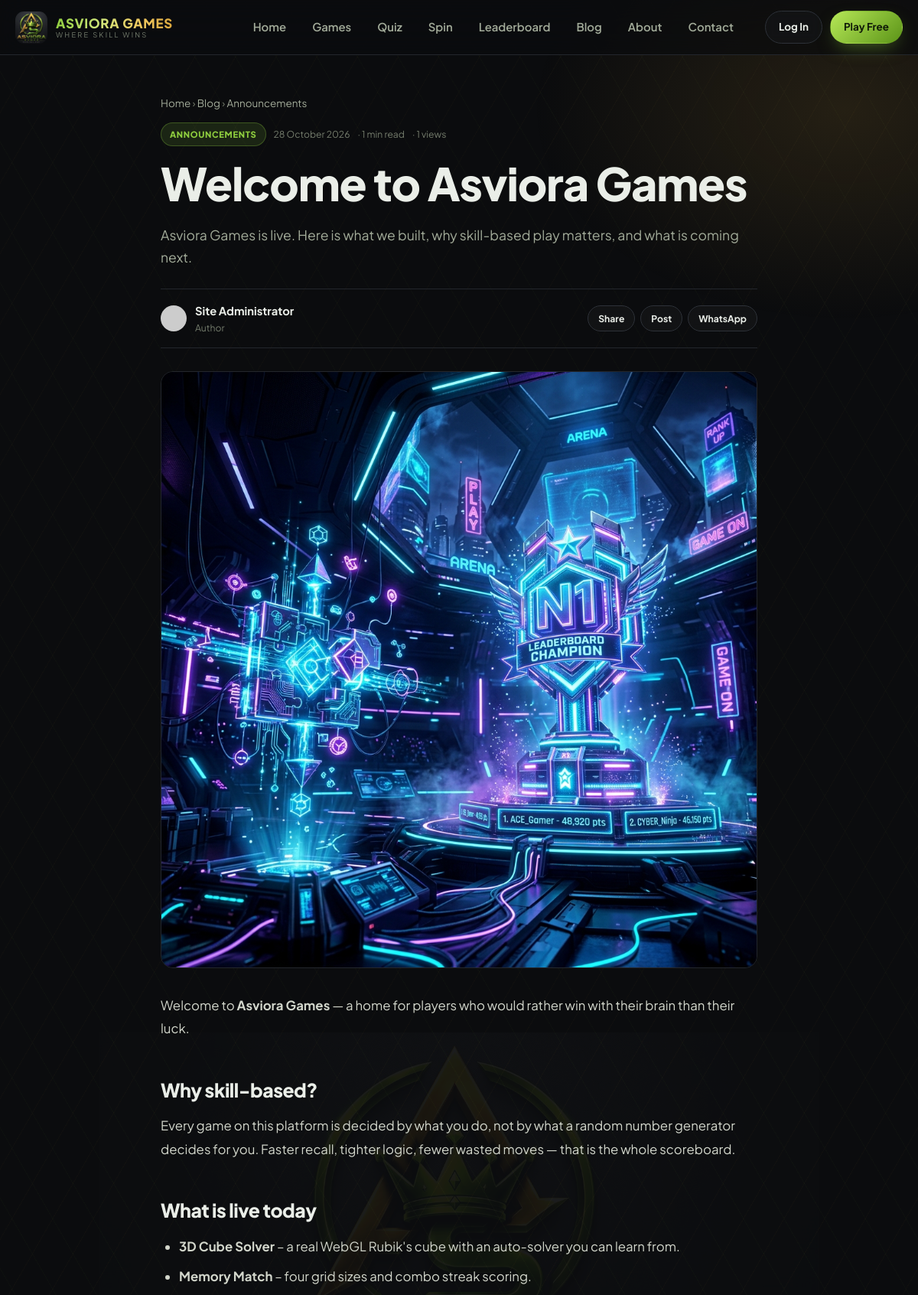
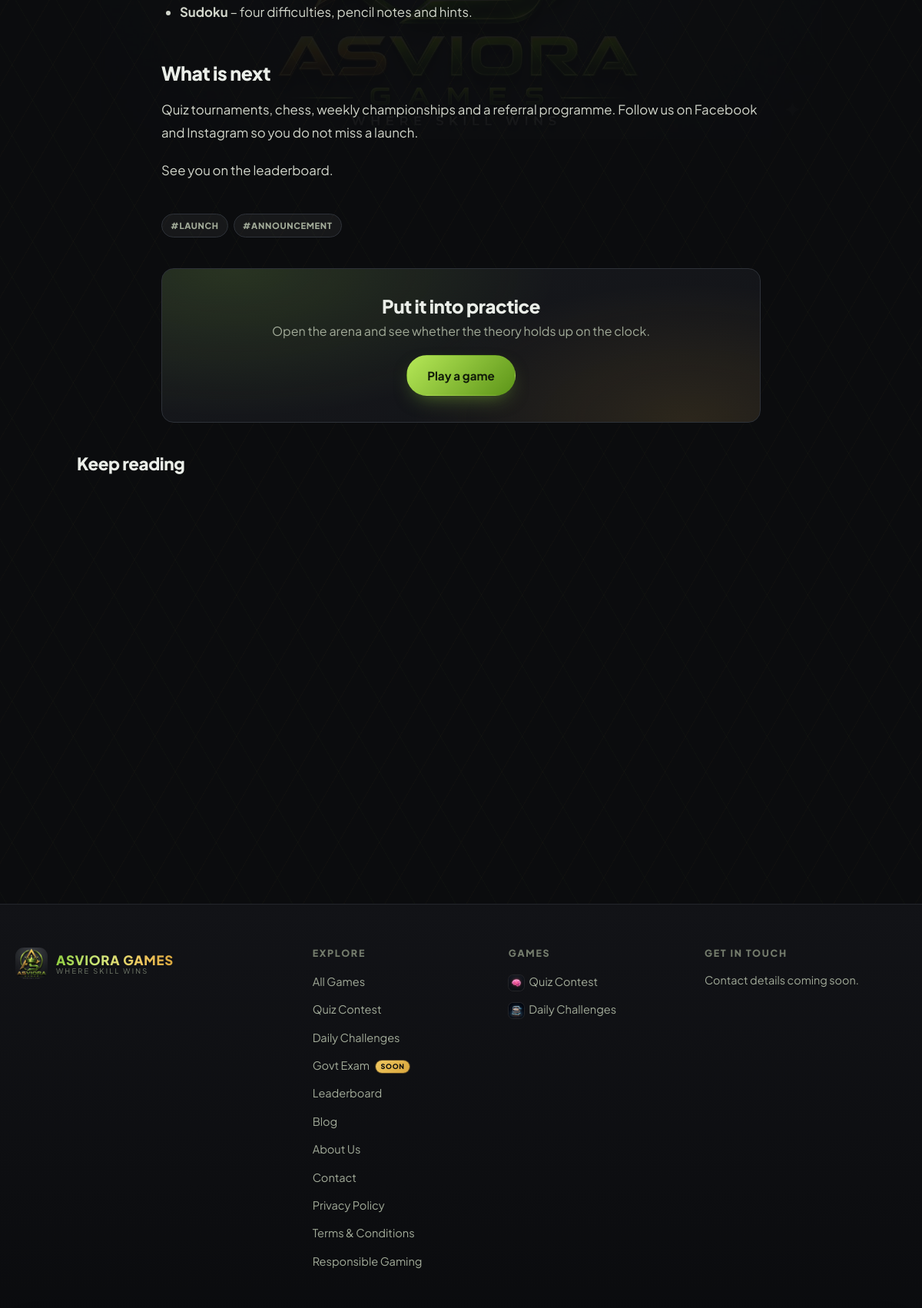
Screenshot of /post.php?slug=welcome-to-asviora-games (upper part) with the database file from the repository (2 pictures, top to bottom).
### tables this page shows
CREATE TABLE `blog_posts` (
  `id`            INT UNSIGNED NOT NULL AUTO_INCREMENT,
  `title`         VARCHAR(200) NOT NULL,
  `slug`          VARCHAR(220) NOT NULL,
  `excerpt`       VARCHAR(400) DEFAULT NULL,
  `content`       LONGTEXT,
  `cover_image`   VARCHAR(255) DEFAULT NULL,
  `category_id`   INT UNSIGNED DEFAULT NULL,
  `author_id`     INT UNSIGNED DEFAULT NULL COMMENT 'admins.id',
  `tags`          VARCHAR(255) DEFAULT NULL,
  `meta_title`    VARCHAR(200) DEFAULT NULL,
  `meta_desc`     VARCHAR(300) DEFAULT NULL,
  `status`        ENUM('draft','published') NOT NULL DEFAULT 'draft',
  `is_featured`   TINYINT(1)   NOT NULL DEFAULT 0,
  `views`         INT UNSIGNED NOT NULL DEFAULT 0,
  `published_at`  DATETIME     DEFAULT NULL,
  `created_at`    TIMESTAMP    NOT NULL DEFAULT CURRENT_TIMESTAMP,
  `updated_at`    TIMESTAMP    NOT NULL DEFAULT CURRENT_TIMESTAMP ON UPDATE CURRENT_TIMESTAMP,
  PRIMARY KEY (`id`),
  UNIQUE KEY `uq_post_slug` (`slug`),
  KEY `idx_post_status` (`status`),
  KEY `idx_post_cat` (`category_id`),
  CONSTRAINT `fk_post_cat` FOREIGN KEY (`category_id`) REFERENCES `blog_categories` (`id`) ON DELETE SET NULL
);

CREATE TABLE `blog_categories` (
  `id`         INT UNSIGNED NOT NULL AUTO_INCREMENT,
  `name`       VARCHAR(80) NOT NULL,
  `slug`       VARCHAR(80) NOT NULL,
  `created_at` TIMESTAMP   NOT NULL DEFAULT CURRENT_TIMESTAMP,
  PRIMARY KEY (`id`),
  UNIQUE KEY `uq_bcat_slug` (`slug`)
);

### includes/functions.php (called while the page is built, shortened)
<?php
function e(?string $s): string
{
    return htmlspecialchars((string) $s, ENT_QUOTES | ENT_SUBSTITUTE, 'UTF-8');
}
function url(string $path = ''): string
{
    return SITE_URL . '/' . ltrim($path, '/');
}
function num($n): string
{
    return number_format((float) $n);
}
function fdate(?string $dt, string $fmt = 'd M Y'): string
{
    return date($fmt, strtotime($dt));
}
function get(string $key, string $default = ''): string
{
    return trim((string) ($_GET[$key] ?? $default));
}
function avatar_url(?array $user): string
{
    $seed = urlencode($user['username'] ?? 'player');
    return 'https://ui-avatars.com/api/?background=1e2630&color=a4d94c&bold=true&name=' . $seed;
}
function cover_url(?string $file): ?string
{
    if ($file && file_exists(UPLOAD_PATH . '/blog/' . $file)) {
        return UPLOAD_URL . '/blog/' . rawurlencode($file);
    }
    return null;
}
function safe_html(string $html): string
{
    $html = preg_replace('#<\s*(script|iframe|object|embed|style)[^>]*>.*?<\s*/\s*\1\s*>#is', '', $html);
    $html = preg_replace('#<\s*/?\s*(script|iframe|object|embed|style)[^>]*>#i', '', $html);
    $html = preg_replace('#\son[a-z]+\s*=\s*"[^"]*"#i', '', $html);
    $html = preg_replace("#\son[a-z]+\s*=\s*'[^']*'#i", '', $html);
    $html = preg_replace('#javascript\s*:#i', '', $html);
    return $html;
}

### includes/db.php (called while the page is built, shortened)
<?php
function db(): PDO
{
    static $pdo = null;
    if ($pdo instanceof PDO) {
        return $pdo;
    }
    $dsn = 'mysql:host=' . DB_HOST . ';dbname=' . DB_NAME . ';charset=' . DB_CHARSET;
    try {
        $pdo = new PDO($dsn, DB_USER, DB_PASS, [
            PDO::ATTR_ERRMODE            => PDO::ERRMODE_EXCEPTION,
            PDO::ATTR_DEFAULT_FETCH_MODE => PDO::FETCH_ASSOC,
            PDO::ATTR_EMULATE_PREPARES   => false,
        ]);
        try {
            $offset = (new DateTime('now', new DateTimeZone(date_default_timezone_get())))
                        ->format('P');
            $pdo->exec("SET time_zone = '" . $offset . "'");
        } catch (Throwable $e) {
        }
    } catch (PDOException $e) {
        http_response_code(500);
        $msg = DEBUG_MODE ? htmlspecialchars($e->getMessage()) : 'Database connection failed.';
        echo '<div style="font:15px/1.6 system-ui,sans-serif;max-width:640px;margin:60px auto;'
           . 'padding:28px;background:#121729;color:#e9eefc;border:1px solid #262f4d;border-radius:14px">'
           . '<h2 style="margin:0 0 12px;color:#8fce3f">Database not reachable</h2>'
           . '<p style="color:#9aa4b2">' . $msg . '</p>'
           . '<p style="color:#9aa4b2">Import <code>config/database.sql</code> and check the '
           . 'credentials in <code>config/config.php</code>.</p></div>';
        exit;
    }
    return $pdo;
}
function q(string $sql, array $params = []): PDOStatement
{
    $st = db()->prepare($sql);
    $st->execute($params);
    return $st;
}
function fetch_one(string $sql, array $params = []): ?array
{
    $row = q($sql, $params)->fetch();
    return $row === false ? null : $row;
}
function fetch_all(string $sql, array $params = []): array
{
    return q($sql, $params)->fetchAll();
}

### post.php (the view, shortened to what this page needs)
<?php
$slug = get('slug');
$post = fetch_one(
    'SELECT p.*, c.name AS cat_name, c.slug AS cat_slug, a.name AS author, a.avatar AS author_avatar
     FROM blog_posts p
     LEFT JOIN blog_categories c ON c.id = p.category_id
     LEFT JOIN admins a ON a.id = p.author_id
     WHERE p.slug = ? AND p.status = "published"', [$slug]);
$seen = $_SESSION['seen_posts'] ?? [];
if (!in_array((int) $post['id'], $seen, true)) {
    $post['views']++;
}
$cover = cover_url($post['cover_image']);
$related = fetch_all(
    'SELECT title, slug, cover_image, published_at, excerpt FROM blog_posts
     WHERE status = "published" AND id <> ?
       AND (category_id = ? OR ? IS NULL)
     ORDER BY published_at DESC LIMIT 3',
    [$post['id'], $post['category_id'], $post['category_id']]);
if (count($related) < 3) {
    $related = fetch_all(
        'SELECT title, slug, cover_image, published_at, excerpt FROM blog_posts
         WHERE status = "published" AND id <> ? ORDER BY published_at DESC LIMIT 3',
        [$post['id']]);
}
$readMins = max(1, (int) round(str_word_count(strip_tags((string) $post['content'])) / 210));
$shareUrl = urlencode(url('post.php?slug=' . $post['slug']));
$shareTxt = urlencode($post['title']);
require __DIR__ . '/includes/header.php';
?>
<article class="section-sm">
  <div class="container">
    <div class="article">
      <div class="crumb">
        <a href="<?= url('index.php') ?>">Home</a> &rsaquo;
        <a href="<?= url('blog.php') ?>">Blog</a>
        <?php if ($post['cat_name']): ?>
          &rsaquo; <a href="<?= url('blog.php?cat=' . urlencode($post['cat_slug'])) ?>"><?= e($post['cat_name']) ?></a>
        <?php endif; ?>
      </div>
      <div class="post-meta" style="margin-bottom:14px">
        <?php if ($post['cat_name']): ?>
          <a href="<?= url('blog.php?cat=' . urlencode($post['cat_slug'])) ?>"
             class="badge badge-green"><?= e($post['cat_name']) ?></a>
        <?php endif; ?>
        <span><?= fdate($post['published_at'], 'd F Y') ?></span>
        <span>&middot; <?= $readMins ?> min read</span>
        <span>&middot; <?= num($post['views']) ?> views</span>
      </div>
      <h1 style="margin-bottom:18px"><?= e($post['title']) ?></h1>
      <?php if ($post['excerpt']): ?>
        <p class="text-muted" style="font-size:1.1rem;margin-bottom:26px"><?= e($post['excerpt']) ?></p>
      <?php endif; ?>
      <div class="row between" style="padding:16px 0;border-top:1px solid var(--line-soft);
                                     border-bottom:1px solid var(--line-soft);margin-bottom:30px">
        <div class="u-cell">
          <img src="<?= e(avatar_url(['username' => $post['author'] ?: 'Asviora'])) ?>" alt="">
          <div>
            <div class="u-name"><?= e($post['author'] ?: 'Asviora Team') ?></div>
            <div class="u-sub">Author</div>
          </div>
        </div>
        <div class="row" style="gap:7px">
          <a class="btn btn-ghost btn-xs" target="_blank" rel="noopener"
             href="https://www.facebook.com/sharer/sharer.php?u=<?= $shareUrl ?>">Share</a>
          <a class="btn btn-ghost btn-xs" target="_blank" rel="noopener"
             href="https://twitter.com/intent/tweet?url=<?= $shareUrl ?>&text=<?= $shareTxt ?>">Post</a>
          <a class="btn btn-ghost btn-xs" target="_blank" rel="noopener"
             href="https://api.whatsapp.com/send?text=<?= $shareTxt ?>%20<?= $shareUrl ?>">WhatsApp</a>
        </div>
      </div>
      <?php if ($cover): ?>
        <div class="article-hero">
          <img src="<?= e($cover) ?>" alt="<?= e($post['title']) ?>">
        </div>
      <?php endif; ?>
      <div class="article-content">
        <?= safe_html((string) $post['content']) ?>
      </div>
      <?php if ($post['tags']): ?>
        <div class="row mt-4" style="gap:7px">
          <?php foreach (array_filter(array_map('trim', explode(',', $post['tags']))) as $tag): ?>
            <a href="<?= url('blog.php?q=' . urlencode($tag)) ?>" class="badge">#<?= e($tag) ?></a>
          <?php endforeach; ?>
        </div>
      <?php endif; ?>
      <div class="cta-band mt-4" style="border-radius:var(--radius);padding:34px 26px">
        <h3 style="margin-bottom:6px">Put it into practice</h3>
        <p class="text-muted" style="margin:0 0 18px">
          Open the arena and see whether the theory holds up on the clock.</p>
        <a href="<?= url('games.php') ?>" class="btn btn-primary">Play a game</a>
      </div>
    </div>
    <?php if ($related): ?>
      <div class="mt-4" style="max-width:1000px;margin-inline:auto">
        <h2 style="font-size:1.4rem;margin-bottom:22px">Keep reading</h2>
        <div class="grid g-3">
        </div>
      </div>
    <?php endif; ?>
  </div>
</article>
<?php require __DIR__ . '/includes/footer.php'; ?>

### rows the page displays
blog_posts: category.name "Announcements", category.name "ANNOUNCEMENTS", published_at "28 October 2026", content "1", title "Welcome to Asviora Games", excerpt "Asviora Games is live. Here is what we built, why skill-based play matters, and what is coming next.", admins.name "Site Administrator", cover_image (picture), content "Welcome to Asviora Games — a home for players who would rather win with their brain than their luck. Why skill-based? Every game on this platform is decided by what you do, not by what a random number generator decides for you. Faster recall, tighter logic, fewer wasted moves — that is the whole scoreboard. What is live today 3D Cube Solver – a real WebGL Rubik's cube with an auto-solver you can learn from. Memory Match – four grid sizes and combo streak scoring. Sudoku – four difficulties, pencil notes and hints. What is next Quiz tournaments, chess, weekly championships and a referral programme. Follow us on Facebook and Instagram so you do not miss a launch. See you on the leaderboard.", tags "LAUNCH", tags "ANNOUNCEMENT"

### other values shown
$site "ASVIORA GAMES"
$slogan "WHERE SKILL WINS"
$label "Home"
$label "Games"
$label "Quiz"
$label "Spin"
$label "Leaderboard"
$label "Blog"
$label "About"
$label "Contact"
$siteNm "ASVIORA GAMES"
setting('site_tagline', 'Where Skill Wins') "WHERE SKILL WINS"
setting('govt_exam_label', 'Govt Exam') "Govt Exam"
$g['title'] "Quiz Contest"
$g['title'] "Daily Challenges"
